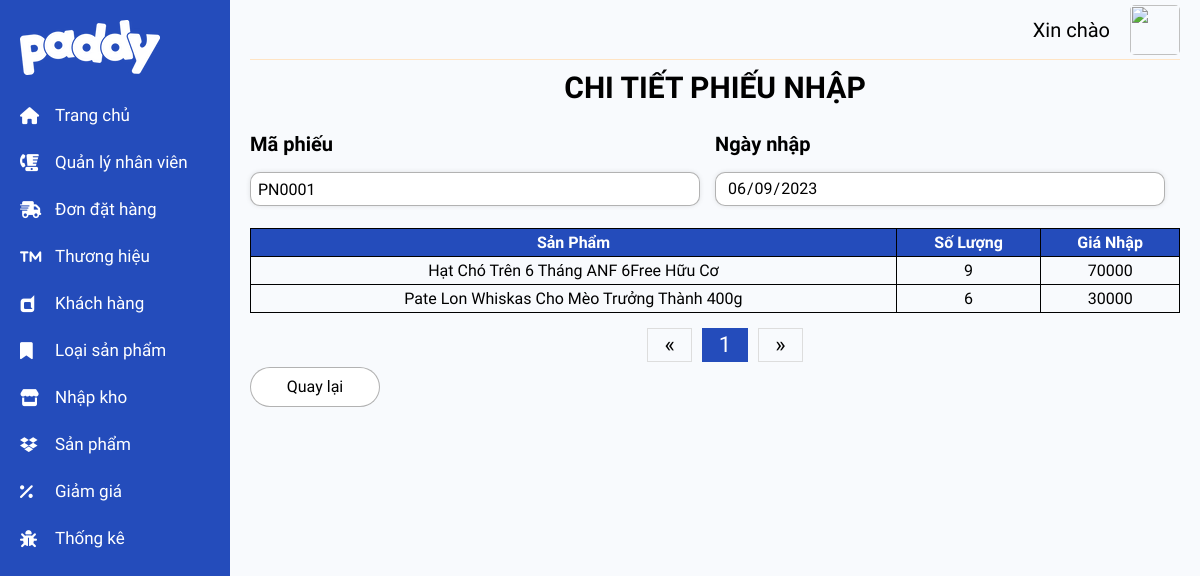
The app's page /admin/pages/product_details_entry.php?id=PN0001 with its own data.
### tables this page shows
CREATE TABLE `phieu_nhap` (
  `maPhieuNhap` varchar(6) NOT NULL,
  `ngayNhap` date NOT NULL,
  `maNhanVien` varchar(6) NOT NULL
);

CREATE TABLE `chi_tiet_phieu_nhap` (
  `maPhieuNhap` varchar(6) NOT NULL,
  `maSanPham` varchar(6) NOT NULL,
  `soLuong` int(11) NOT NULL,
  `donGia` int(11) NOT NULL
);

CREATE TABLE `san_pham` (
  `maSanPham` varchar(6) NOT NULL,
  `tenSanPham` varchar(255) NOT NULL,
  `donGiaMua` int(11) NOT NULL,
  `donGiaBan` int(11) NOT NULL,
  `maThuongHieu` varchar(6) NOT NULL,
  `maLoai` varchar(6) NOT NULL,
  `soLuong` int(11) NOT NULL,
  `hinhAnh` varchar(255) NOT NULL,
  `moTa` varchar(255) NOT NULL
);

### admin/includes/show_details_entry_table.php (the view, shortened to what this page needs)
<?php
$rowOfPage = 10;
$currentPage = isset($_GET['page']) ? (int) $_GET['page'] : 1;
$query = $query . "ORDER BY chi_tiet_phieu_nhap.`maPhieuNhap` ASC LIMIT " . $rowOfPage . " OFFSET " . ($currentPage - 1) * $rowOfPage;
$statement = $dbh->prepare($query);
$statement->execute();
$statement->setFetchMode(PDO::FETCH_OBJ);
$result = $statement->fetchAll();
if ($result) {
    foreach ($result as $row) {
        echo "<tr>
                            <td>" . $row->tenSanPham . "</td>
                            <td>" . $row->soLuong . "</td>
                            <td>" . $row->donGia . "</td>
                        </tr>";
    }
} else {
    echo "<tr>
                <td colspan=\"4\">Không có dữ liệu</td>
                </tr>";
}
?>

### admin/pages/product_details_entry.php (shortened to what this page needs)
<?php
include '../templates/nav_admin1.php';
$id = $_GET['id'];
$query = "SELECT chi_tiet_phieu_nhap.*, phieu_nhap.ngayNhap, tenSanPham FROM `chi_tiet_phieu_nhap`
JOIN phieu_nhap on phieu_nhap.maPhieuNhap = chi_tiet_phieu_nhap.maPhieuNhap
JOIN san_pham on san_pham.maSanPham = chi_tiet_phieu_nhap.maSanPham
WHERE chi_tiet_phieu_nhap.`maPhieuNhap` = '" . $id . "'";
$statement = $dbh->prepare($query);
$statement->execute();
$statement->setFetchMode(PDO::FETCH_OBJ);
$result = $statement->fetch();
?>
<div class="body" style="margin-top: 15px">
    <h1 align="center" class="Title_Admin_create_form">CHI TIẾT PHIẾU NHẬP</h1>
    <div class="form_field" style="width: 50%; float: left;">
        <h3>Mã phiếu</h3>
        <input type="text" class="textfile" readonly value="<?php echo $id; ?>" name="MAPHIEUNK">
    </div>
    <div class="form_field" style="width: 50%; float: right;">
        <h3>Ngày nhập</h3>
        <input type="date" class="textfile" id="ngay" value="<?php echo $result->ngayNhap; ?>" name="NGAYNK" readonly>
    </div>
    <table id="productTable" width="100%">
        <tr>
            <th>Sản Phẩm</th>
            <th>Số Lượng</th>
            <th>Giá Nhập</th>
        </tr>
        <tr>
            <?php include '../includes/show_details_entry_table.php' ?>
        </tr>
    </table>
    <div align="center" style="margin-top:10px" class="menu-wrapper">
        <ul class="pagination menu">
            <?php include '../includes/paging_with_id.php' ?>
        </ul>
    </div>
    <div class="button">
        <a href="<?php echo "entry_index.php"; ?> "><input type="button" value="Quay lại"
                class="button_add_admin" /></a>
    </div>
</div>
<?php include '../templates/nav_admin2.php' ?>

### admin/assets/css/main.css (style rules this page uses)
th { background-color: #244cbb; color: white; }
th, td { border: 1px solid black; padding: 8px; text-align: center; padding: 4px; }
.Title_Admin_create_form { font-size: 3rem; }
.form_field, .name_form_field, .textfile, .error_message { display: block; }
.form_field { padding-bottom: 16px; min-height: 90px; }
.textfile { min-width: 450px; height: 34px; margin-bottom: 6px; border-radius: 10px; border: 1px solid rgb(0,0,0,0.3); text-indent: 5px; outline: none; box-shadow: 0px 0px 5px rgba(0, 0, 0, 0.1); }
.button { font-size: 1.6rem; }
.button .button_add_admin { height: 40px; width: 130px; background-color: #ffffff; border-radius: 20px; margin-right: 10px; border: 1px solid rgb(0,0,0,0.3); cursor: pointer; }

### admin/pages/product_details_entry.php (style rules this page uses)
input { font-size: 16px; }
h3 { font-size: 20px; }
table { border-collapse: collapse; }

### admin/includes/paging_with_id.php (style rules this page uses)
.menu-wrapper { height: auto; width: 100%; }
.menu { margin: 0; padding: 0 0 0 20px; }
ul { list-style-type: none; }

### records on screen
phieu_nhap: NGAYNK "06/09/2023"
chi_tiet_phieu_nhap: maSanPham.tenSanPham "Hạt Chó Trên 6 Tháng ANF 6Free Hữu Cơ", soLuong "9", donGia "70000"
chi_tiet_phieu_nhap: maSanPham.tenSanPham "Pate Lon Whiskas Cho Mèo Trưởng Thành 400g", soLuong "6", donGia "30000"
